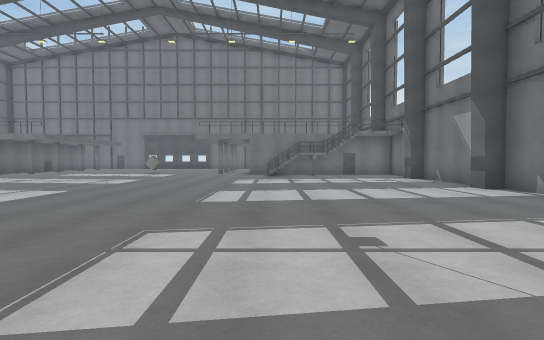
View 1 (above)

16 first-person views from a walk through a Unity game level. The camera is 1.4 m above the floor, tilts 2° down and sees 85° across. The floor is counted in squares, 2 m on a side. Each view is taken from the middle of a square. On the plan, view 1 faces up. The plan holds only what a view shows up to about 10 squares ahead; the rest is blank. The place goes on beyond the plan. The player character is not drawn. Surface patterns are stand-ins for the level's own textures.

View 2
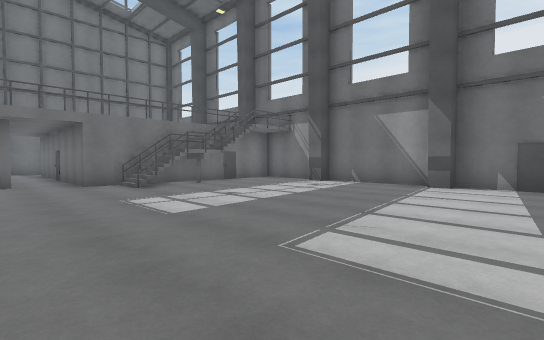

View 3
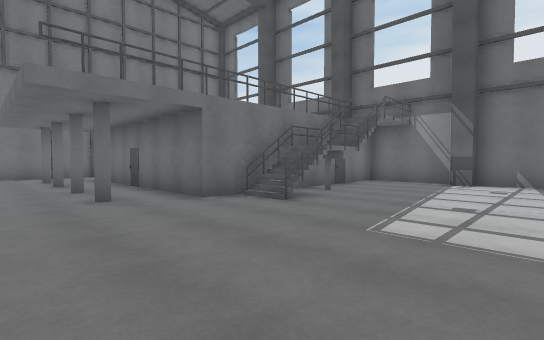

View 4
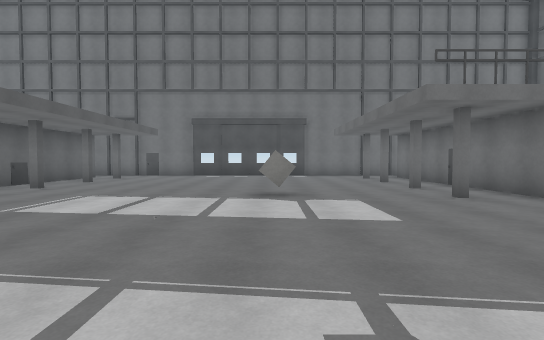

View 5
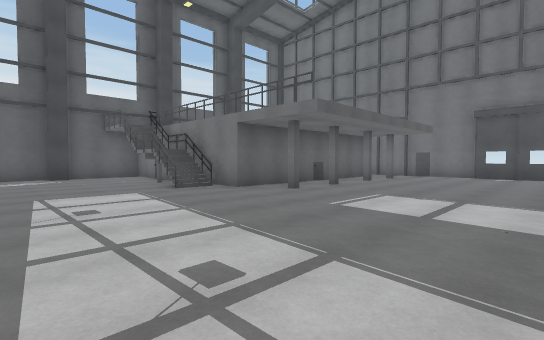

View 6
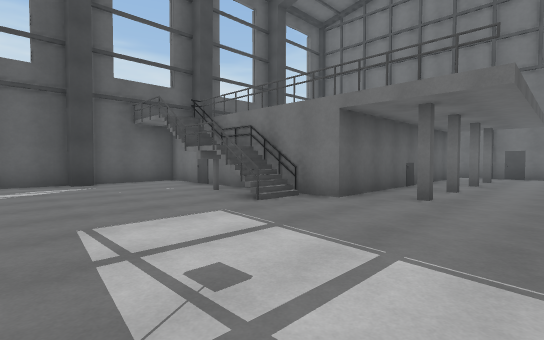

View 7
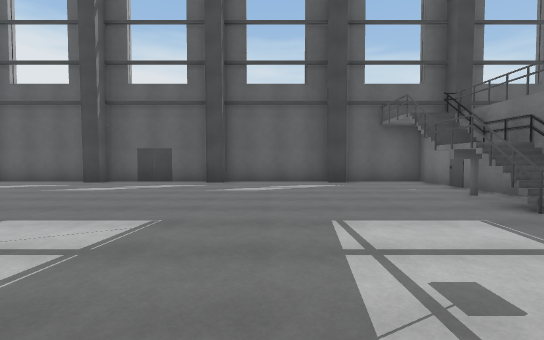

View 8
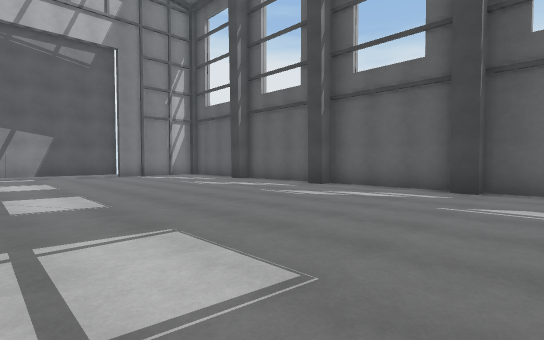

View 9
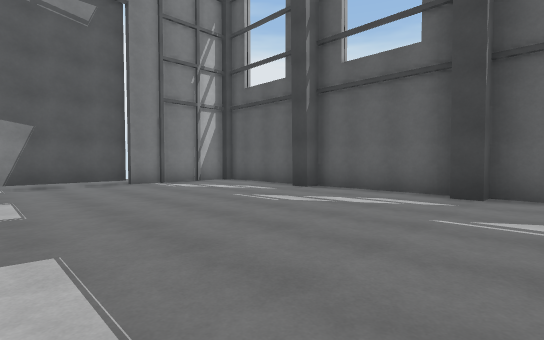

View 10
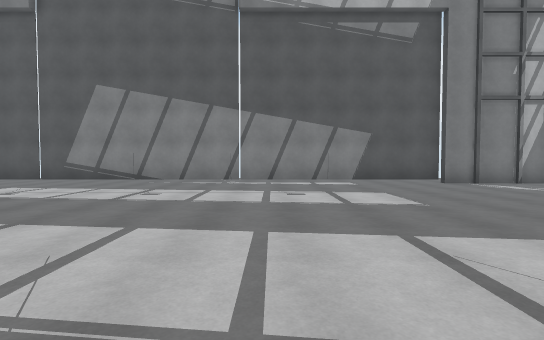

View 11
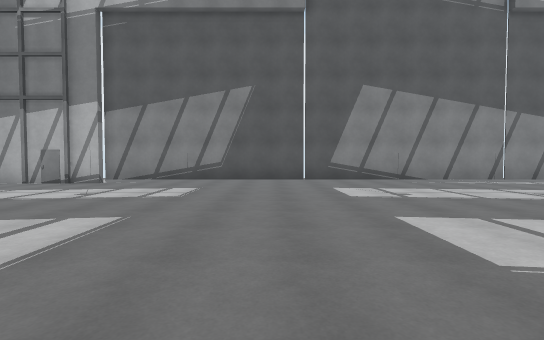

View 12
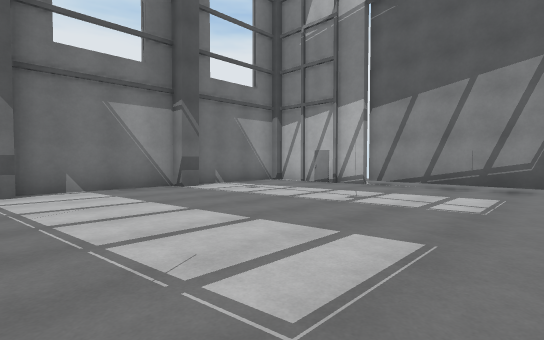

View 13
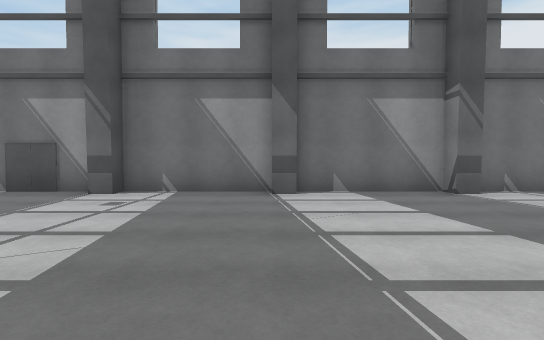

View 14
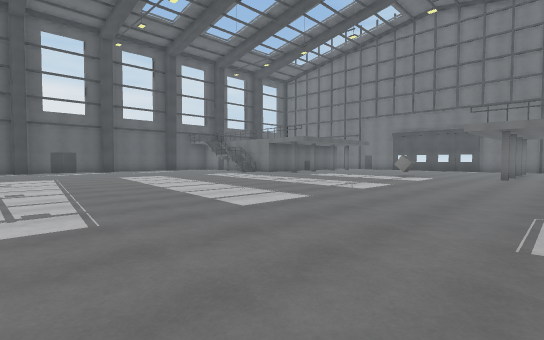

View 15
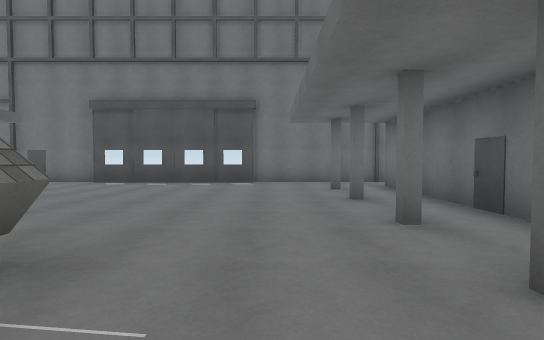

View 16
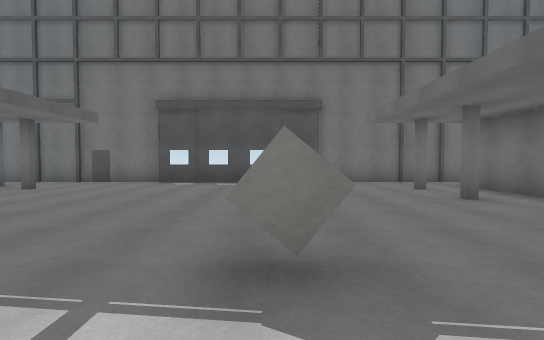

### Floor plan
Points are (right, up) in squares from view 1. A wall is a line through its corners. A room is listed if a view was taken in it or the views show most of it. See-through windows are left out.
Room 1 (views 1, 2, 3, 4, 5, 6, 7, 8, 9, 10, 11, 12, 13, 14, 15, 16)
walls: (-13.8, 12.5) (-14.5, 12.3); (-13.8, 12.5) (-15.1, 12.4); (0.9, 12.3) (0, 12.6); (1.7, 12.4) (1.7, 13.5); (0.8, 13.5) (-0.2, 13.6); (0.8, 13.6) (-0.2, 13.5); (-15.7, 13.1) (-15.7, 12.5); (-19, 7.5) (-19, 7); (5.6, 7) (5, 7) (5, 7.5); (-19.5, 3.8) (-19, 3.8) (-19, 3.2); (5.5, 3.2) (5, 3.2) (5, 3.8); (-19, 11.2) (-19, 10.7) (-19.5, 10.7) (-19.5, 0) (-19, 0) (-19, -0.5); (5.5, 11.3) (5.5, 13.7) (-1, 13.7) (-1, 20.7); (5, -0.6) (5, 0); (5.5, 0) (5.5, 10.7) (5, 10.7) (5, 11.3); (-19.5, -0.5) (-19.5, -3.8) (-19, -3.8) (-19, -4.2); (-13.2, -7.8) (-12.5, -7.8); (5, -4.4) (5, -3.8) (5.5, -3.8) (5.5, -0.5); (-13, 20.8) (-13, 13.7) (-19.5, 13.7) (-19.5, 11.4); (-4.5, 22) (-9.5, 22); (-8.2, 22.2) (-14.4, 22.2); (-19.5, -4.6) (-19.5, -6.8); (2, -7.9) (3.3, -7.9); (-16.1, -8) (2.1, -8); (2.9, -7.7) (4.4, -7.7); (3.8, -7.9) (4.3, -7.9); (0, 22.2) (-5.8, 22.2); (5.5, -6.7) (5.5, -4.5); (-18.4, -7.7) (-16.9, -7.7); (4.4, -7.9) (5.1, -7.9); (-19.1, -7.8) (-16.1, -7.8)
low walls: (-13.8, 12.4) (-15.1, 12.6); (-14.6, 12.6) (-15.2, 12.4); (0.8, 12.5) (-0.2, 12.4); (-13.9, 13.5) (-14.7, 13.6); (-13.8, 13.6) (-14.8, 13.5); (1.1, 12.4) (-0.2, 12.5)
objects: other object (-12, 14) to (-12, 15); other object (-12, 16); other object (-12, 18); other object (-12, 20); other object (-6, 15); other object (-3, 14) to (-2, 15); other object (-3, 16) to (-2, 16); other object (-3, 18) to (-2, 18); other object (-2, 20)

Positions as (right, up) in squares from view 1, and headings:
1: (0, 0), facing up
2: (-3, 5), facing up-right
3: (-4, 9), facing up-right
4: (-6, 9), facing up
5: (-7, 9), facing up-left
6: (-10, 9), facing up-left
7: (-10, 9), facing left
8: (-12, 5), facing down-left
9: (-13, 1), facing down-left
10: (-11, 1), facing down
11: (-3, 1), facing down
12: (-2, 0), facing down-right
13: (-1, 0), facing right
14: (-1, 2), facing up-left
15: (-4, 13), facing up
16: (-6, 13), facing up
